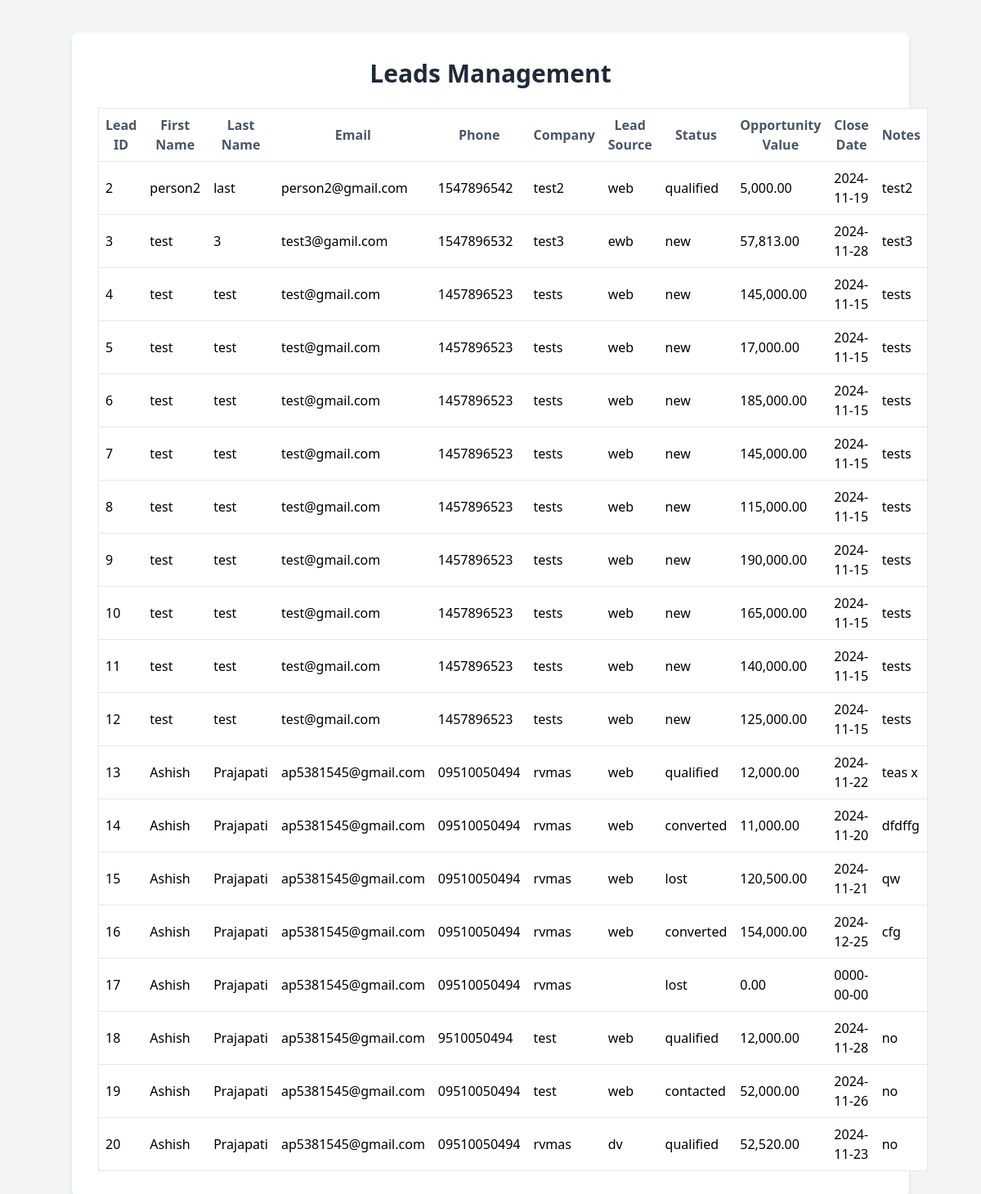
Screenshot of /admin/display_leads.php with the database file from the repository.
### tables this page shows
CREATE TABLE `leads` (
  `lead_id` int(11) NOT NULL,
  `first_name` varchar(50) NOT NULL,
  `last_name` varchar(50) NOT NULL,
  `email` varchar(100) DEFAULT NULL,
  `phone` varchar(20) DEFAULT NULL,
  `company_name` varchar(100) DEFAULT NULL,
  `position` varchar(50) DEFAULT NULL,
  `lead_source` varchar(50) DEFAULT NULL,
  `lead_status` enum('new','contacted','qualified','converted','lost') DEFAULT 'new',
  `opportunity_value` decimal(10,2) DEFAULT NULL,
  `close_date` date DEFAULT NULL,
  `notes` text DEFAULT NULL,
  `created_at` datetime DEFAULT current_timestamp(),
  `updated_at` datetime DEFAULT current_timestamp() ON UPDATE current_timestamp()
);

### admin/display_leads.php (the view, shortened to what this page needs)
<?php
include 'includes/db.php';
$query = "SELECT * FROM leads";
$result = $conn->query($query);
?>
<!DOCTYPE html>
<html lang="en">
<head>
    <link href="https://cdn.jsdelivr.net/npm/tailwindcss@2.2.19/dist/tailwind.min.css" rel="stylesheet">
</head>
<body class="bg-gray-100">
    <div class="container mx-auto p-8 bg-white shadow-md rounded-lg mt-10 fade-in">
        <h3 class="text-3xl font-semibold mb-6 text-gray-800 text-center">Leads Management</h3>
        <?php if ($result->num_rows > 0): ?>
            <table class="max-w-full bg-white border table-auto border-spacing-x-3.5 border-gray-200">
                <thead>
                    <tr class="bg-slate-600">
                        <th class="py-2 px-2 border-b text-center text-gray-600">Lead ID</th>
                        <th class="py-2 px-2 border-b text-center text-gray-600">First Name</th>
                        <th class="py-2 px-2 border-b text-center text-gray-600">Last Name</th>
                        <th class="py-2 px-2 border-b text-center text-gray-600">Email</th>
                        <th class="py-2 px-2 border-b text-center text-gray-600">Phone</th>
                        <th class="py-2 px-2 border-b text-center text-gray-600">Company</th>
                        <th class="py-2 px-2 border-b text-center text-gray-600">Lead Source</th>
                        <th class="py-2 px-2 border-b text-center text-gray-600">Status</th>
                        <th class="py-2 px-2 border-b text-center text-gray-600">Opportunity Value</th>
                        <th class="py-2 px-2 border-b text-center text-gray-600">Close Date</th>
                        <th class="py-2 px-2 border-b text-center text-gray-600">Notes</th>
                    </tr>
                </thead>
                <tbody>
                    <?php while ($lead = $result->fetch_assoc()): ?>
                        <tr class="hover:bg-gray-50">
                            <td class="py-2 px-2 border-b"><?php echo $lead['lead_id']; ?></td>
                            <td class="py-2 px-2 border-b"><?php echo htmlspecialchars($lead['first_name']); ?></td>
                            <td class="py-2 px-2 border-b"><?php echo htmlspecialchars($lead['last_name']); ?></td>
                            <td class="py-2 px-2 border-b"><?php echo htmlspecialchars($lead['email']); ?></td>
                            <td class="py-2 px-2 border-b"><?php echo htmlspecialchars($lead['phone']); ?></td>
                            <td class="py-2 px-2 border-b"><?php echo htmlspecialchars($lead['company_name']); ?></td>
                            <td class="py-2 px-2 border-b"><?php echo htmlspecialchars($lead['lead_source']); ?></td>
                            <td class="py-2 px-2 border-b"><?php echo htmlspecialchars($lead['lead_status']); ?></td>
                            <td class="py-2 px-2 border-b"><?php echo number_format($lead['opportunity_value'], 2); ?></td>
                            <td class="py-2 px-2 border-b"><?php echo htmlspecialchars($lead['close_date']); ?></td>
                            <td class="py-2 px-2 border-b"><?php echo htmlspecialchars($lead['notes']); ?></td>
                        </tr>
                    <?php endwhile; ?>
                </tbody>
            </table>
        <?php else: ?>
            <p class="text-center text-gray-600">No leads found.</p>
        <?php endif; ?>
    </div>
</body>
</html>

### admin/display_leads.php (style rules this page uses)
.fade-in { display: none; }

### rows the page displays
leads: lead_id "2", first_name "person2", last_name "last", email "person2@gmail.com", phone "1547896542", company_name "test2", lead_source "web", lead_status "qualified", opportunity_value "5,000.00", close_date "2024-11-19", notes "test2"
leads: lead_id "3", first_name "test", last_name "3", email "test3@gamil.com", phone "1547896532", company_name "test3", lead_source "ewb", lead_status "new", opportunity_value "57,813.00", close_date "2024-11-28", notes "test3"
leads: lead_id "4", first_name "test", last_name "test", email "test@gmail.com", phone "1457896523", company_name "tests", lead_source "web", lead_status "new", opportunity_value "145,000.00", close_date "2024-11-15", notes "tests"
leads: lead_id "5", first_name "test", last_name "test", email "test@gmail.com", phone "1457896523", company_name "tests", lead_source "web", lead_status "new", opportunity_value "17,000.00", close_date "2024-11-15", notes "tests"
leads: lead_id "6", first_name "test", last_name "test", email "test@gmail.com", phone "1457896523", company_name "tests", lead_source "web", lead_status "new", opportunity_value "185,000.00", close_date "2024-11-15", notes "tests"
leads: lead_id "7", first_name "test", last_name "test", email "test@gmail.com", phone "1457896523", company_name "tests", lead_source "web", lead_status "new", opportunity_value "145,000.00", close_date "2024-11-15", notes "tests"
leads: lead_id "8", first_name "test", last_name "test", email "test@gmail.com", phone "1457896523", company_name "tests", lead_source "web", lead_status "new", opportunity_value "115,000.00", close_date "2024-11-15", notes "tests"
leads: lead_id "9", first_name "test", last_name "test", email "test@gmail.com", phone "1457896523", company_name "tests", lead_source "web", lead_status "new", opportunity_value "190,000.00", close_date "2024-11-15", notes "tests"
leads: lead_id "10", first_name "test", last_name "test", email "test@gmail.com", phone "1457896523", company_name "tests", lead_source "web", lead_status "new", opportunity_value "165,000.00", close_date "2024-11-15", notes "tests"
leads: lead_id "11", first_name "test", last_name "test", email "test@gmail.com", phone "1457896523", company_name "tests", lead_source "web", lead_status "new", opportunity_value "140,000.00", close_date "2024-11-15", notes "tests"
leads: lead_id "12", first_name "test", last_name "test", email "test@gmail.com", phone "1457896523", company_name "tests", lead_source "web", lead_status "new", opportunity_value "125,000.00", close_date "2024-11-15", notes "tests"
leads: lead_id "13", first_name "Ashish", last_name "Prajapati", email "ap5381545@gmail.com", phone "09510050494", company_name "rvmas", lead_source "web", lead_status "qualified", opportunity_value "12,000.00", close_date "2024-11-22", notes "teas x"
leads: lead_id "14", first_name "Ashish", last_name "Prajapati", email "ap5381545@gmail.com", phone "09510050494", company_name "rvmas", lead_source "web", lead_status "converted", opportunity_value "11,000.00", close_date "2024-11-20", notes "dfdffg"
leads: lead_id "15", first_name "Ashish", last_name "Prajapati", email "ap5381545@gmail.com", phone "09510050494", company_name "rvmas", lead_source "web", lead_status "lost", opportunity_value "120,500.00", close_date "2024-11-21", notes "qw"
leads: lead_id "16", first_name "Ashish", last_name "Prajapati", email "ap5381545@gmail.com", phone "09510050494", company_name "rvmas", lead_source "web", lead_status "converted", opportunity_value "154,000.00", close_date "2024-12-25", notes "cfg"
leads: lead_id "17", first_name "Ashish", last_name "Prajapati", email "ap5381545@gmail.com", phone "09510050494", company_name "rvmas", lead_status "lost", opportunity_value "0.00", close_date "0000-00-00"
leads: lead_id "18", first_name "Ashish", last_name "Prajapati", email "ap5381545@gmail.com", phone "9510050494", company_name "test", lead_source "web", lead_status "qualified", opportunity_value "12,000.00", close_date "2024-11-28", notes "no"
leads: lead_id "19", first_name "Ashish", last_name "Prajapati", email "ap5381545@gmail.com", phone "09510050494", company_name "test", lead_source "web", lead_status "contacted", opportunity_value "52,000.00", close_date "2024-11-26", notes "no"
leads: lead_id "20", first_name "Ashish", last_name "Prajapati", email "ap5381545@gmail.com", phone "09510050494", company_name "rvmas", lead_source "dv", lead_status "qualified", opportunity_value "52,520.00", close_date "2024-11-23", notes "no"
